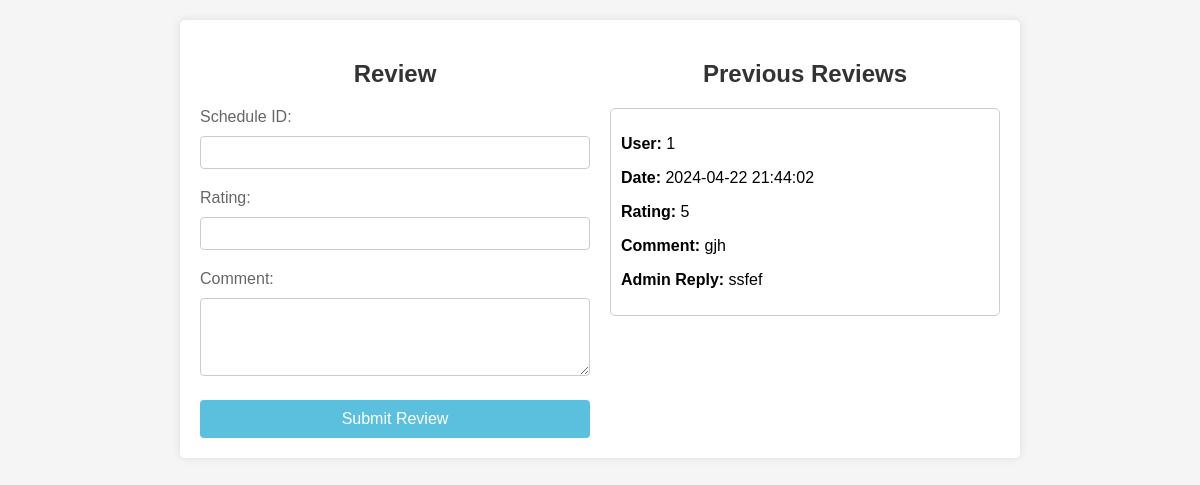
Page /user_reviews.php (signed in) on the committed database.
### tables this page shows
CREATE TABLE `user_reviews` (
  `review_id` int(11) NOT NULL,
  `user_id` int(11) NOT NULL,
  `schedule_id` int(11) NOT NULL,
  `rating` int(11) NOT NULL,
  `comment` text DEFAULT NULL,
  `admin_reply` text DEFAULT NULL,
  `timestamp` timestamp NOT NULL DEFAULT current_timestamp()
);

### user_reviews.php (the view, shortened to what this page needs)
<?php
include 'config.php';
$sql = "SELECT * FROM user_reviews";
$result = $conn->query($sql);
$reviews = array();
if ($result->num_rows > 0) {
    while ($row = $result->fetch_assoc()) {
        $reviews[] = $row;
    }
}
?>
<!DOCTYPE html>
<html lang="en">
<head>
</head>
<body>
    <div class="container">
        <div class="form-container">
            <h2>Review</h2>
            <form action="<?php echo htmlspecialchars($_SERVER["PHP_SELF"]); ?>" method="post">
                <div class="form-group">
                    <label for="schedule_id">Schedule ID:</label>
                    <input type="number" id="schedule_id" name="schedule_id" required>
                </div>
                <div class="form-group">
                    <label for="rating">Rating:</label>
                    <input type="number" id="rating" name="rating" min="1" max="5" required>
                </div>
                <div class="form-group">
                    <label for="comment">Comment:</label>
                    <textarea id="comment" name="comment" rows="4" required></textarea>
                </div>
                <button type="submit">Submit Review</button>
            </form>
        </div>
        <div class="review-container">
            <h2>Previous Reviews</h2>
            <?php if (!empty($reviews)) : ?>
                <?php foreach ($reviews as $review) : ?>
                    <div class="review">
                        <p><strong>User:</strong> <?php echo $review['user_id']; ?></p>
                        <p><strong>Date:</strong> <?php echo $review['timestamp']; ?></p>
                        <p><strong>Rating:</strong> <?php echo $review['rating']; ?></p>
                        <p><strong>Comment:</strong> <?php echo $review['comment']; ?></p>
                        <?php if (!empty($review['admin_reply'])) : ?>
                            <p><strong>Admin Reply:</strong> <?php echo $review['admin_reply']; ?></p>
                        <?php endif; ?>
                    </div>
                <?php endforeach; ?>
            <?php else : ?>
                <p>No reviews yet.</p>
            <?php endif; ?>
        </div>
    </div>
</body>
</html>

### user_reviews.php (style rules this page uses)
body { font-family: Arial, sans-serif; background-color: #f5f5f5; margin: 0; padding: 0; }
.container { display: flex; justify-content: space-between; max-width: 800px; margin: 20px auto; padding: 20px; background-color: #fff; border-radius: 5px; box-shadow: 0 0 10px rgba(0, 0, 0, 0.1); }
.form-container { flex: 1; margin-right: 20px; }
.review-container { flex: 1; }
h2 { color: #333; margin-bottom: 20px; text-align: center; }
.form-group { margin-bottom: 20px; }
label { display: block; margin-bottom: 5px; color: #666; }
input[type="number"], textarea { width: 100%; padding: 8px; margin-top: 5px; border: 1px solid #ccc; border-radius: 4px; box-sizing: border-box; resize: vertical; }
button { background-color: #5bc0de; color: white; padding: 10px 20px; border: none; border-radius: 4px; cursor: pointer; display: block; width: 100%; font-size: 16px; }
.review { margin-bottom: 20px; border: 1px solid #ccc; padding: 10px; border-radius: 5px; }
.review p strong { font-weight: bold; }

### rows in the picture
user_reviews: user "1", timestamp "2024-04-22 21:44:02", rating "5", comment "gjh", admin_reply "ssfef"
